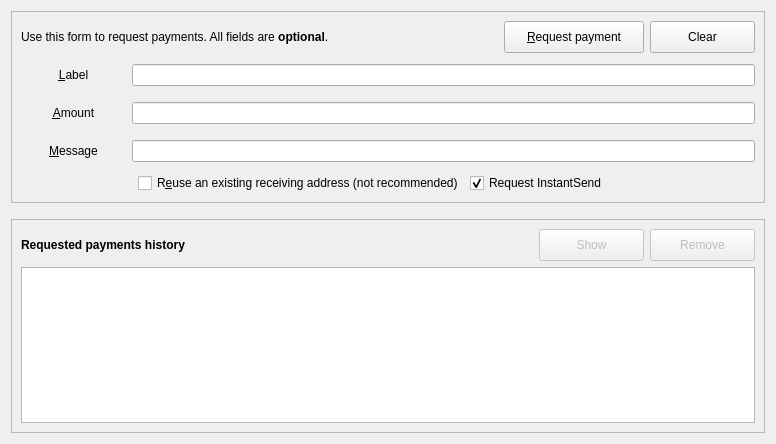
<?xml version="1.0" encoding="UTF-8"?>
<ui version="4.0">
 <class>ReceiveCoinsDialog</class>
 <widget class="QWidget" name="ReceiveCoinsDialog">
  <property name="geometry">
   <rect>
    <x>0</x>
    <y>0</y>
    <width>776</width>
    <height>444</height>
   </rect>
  </property>
  <layout class="QVBoxLayout" name="verticalLayout" stretch="0,0,1">
   <item>
    <widget class="QFrame" name="frame2">
     <property name="sizePolicy">
      <sizepolicy hsizetype="Preferred" vsizetype="Expanding">
       <horstretch>0</horstretch>
       <verstretch>0</verstretch>
      </sizepolicy>
     </property>
     <property name="frameShape">
      <enum>QFrame::StyledPanel</enum>
     </property>
     <property name="frameShadow">
      <enum>QFrame::Sunken</enum>
     </property>
     <layout class="QVBoxLayout" name="verticalLayout_3">
      <item>
       <layout class="QHBoxLayout" name="horizontalLayout_3">
        <item>
         <widget class="QLabel" name="label_5">
          <property name="mouseTracking">
           <bool>true</bool>
          </property>
          <property name="text">
           <string>Use this form to request payments. All fields are &lt;b&gt;optional&lt;/b&gt;.</string>
          </property>
         </widget>
        </item>
        <item>
         <spacer name="horizontalSpacer_3">
          <property name="orientation">
           <enum>Qt::Horizontal</enum>
          </property>
          <property name="sizeHint" stdset="0">
           <size>
            <width>40</width>
            <height>20</height>
           </size>
          </property>
         </spacer>
        </item>
        <item>
         <widget class="QPushButton" name="receiveButton">
          <property name="minimumSize">
           <size>
            <width>140</width>
            <height>32</height>
           </size>
          </property>
          <property name="text">
           <string>&amp;Request payment</string>
          </property>
         </widget>
        </item>
        <item>
         <widget class="QPushButton" name="clearButton">
          <property name="sizePolicy">
           <sizepolicy hsizetype="Minimum" vsizetype="Fixed">
            <horstretch>0</horstretch>
            <verstretch>0</verstretch>
           </sizepolicy>
          </property>
          <property name="minimumSize">
           <size>
            <width>105</width>
            <height>32</height>
           </size>
          </property>
          <property name="toolTip">
           <string>Clear all fields of the form.</string>
          </property>
          <property name="text">
           <string>Clear</string>
          </property>
          <property name="autoDefault">
           <bool>false</bool>
          </property>
         </widget>
        </item>
       </layout>
      </item>
      <item>
       <layout class="QGridLayout" name="gridLayout">
        <item row="4" column="0">
         <widget class="QLabel" name="label_2">
          <property name="minimumSize">
           <size>
            <width>105</width>
            <height>32</height>
           </size>
          </property>
          <property name="toolTip">
           <string>An optional label to associate with the new receiving address.</string>
          </property>
          <property name="text">
           <string>&amp;Label</string>
          </property>
          <property name="alignment">
           <set>Qt::AlignCenter</set>
          </property>
          <property name="buddy">
           <cstring>reqLabel</cstring>
          </property>
         </widget>
        </item>
        <item row="4" column="2">
         <widget class="QLineEdit" name="reqLabel">
          <property name="toolTip">
           <string>An optional label to associate with the new receiving address.</string>
          </property>
         </widget>
        </item>
        <item row="5" column="0">
         <widget class="QLabel" name="label">
          <property name="minimumSize">
           <size>
            <width>105</width>
            <height>32</height>
           </size>
          </property>
          <property name="toolTip">
           <string>An optional amount to request. Leave this empty or zero to not request a specific amount.</string>
          </property>
          <property name="text">
           <string>&amp;Amount</string>
          </property>
          <property name="alignment">
           <set>Qt::AlignCenter</set>
          </property>
          <property name="buddy">
           <cstring>reqAmount</cstring>
          </property>
         </widget>
        </item>
        <item row="6" column="0">
         <widget class="QLabel" name="label_3">
          <property name="minimumSize">
           <size>
            <width>105</width>
            <height>32</height>
           </size>
          </property>
          <property name="toolTip">
           <string>An optional message to attach to the payment request, which will be displayed when the request is opened. Note: The message will not be sent with the payment over the Soom network.</string>
          </property>
          <property name="text">
           <string>&amp;Message</string>
          </property>
          <property name="alignment">
           <set>Qt::AlignCenter</set>
          </property>
          <property name="buddy">
           <cstring>reqMessage</cstring>
          </property>
         </widget>
        </item>
        <item row="6" column="2">
         <widget class="QLineEdit" name="reqMessage">
          <property name="toolTip">
           <string>An optional message to attach to the payment request, which will be displayed when the request is opened.&lt;br&gt;Note: The message will not be sent with the payment over the Soom network.</string>
          </property>
         </widget>
        </item>
        <item row="5" column="2">
         <widget class="BitcoinAmountField" name="reqAmount">
          <property name="minimumSize">
           <size>
            <width>80</width>
            <height>0</height>
           </size>
          </property>
          <property name="toolTip">
           <string>An optional amount to request. Leave this empty or zero to not request a specific amount.</string>
          </property>
         </widget>
        </item>
       </layout>
      </item>
      <item>
       <layout class="QHBoxLayout" name="horizontalLayout">
        <item>
         <widget class="QLabel" name="label_5">
          <property name="minimumSize">
           <size>
            <width>0</width>
            <height>0</height>
           </size>
          </property>
          <property name="maximumSize">
           <size>
            <width>111</width>
            <height>32</height>
           </size>
          </property>
          <property name="mouseTracking">
           <bool>true</bool>
          </property>
          <property name="text">
           <string>&lt;html&gt;&lt;head/&gt;&lt;body&gt;&lt;p/&gt;&lt;/body&gt;&lt;/html&gt;</string>
          </property>
         </widget>
        </item>
        <item>
         <widget class="QCheckBox" name="reuseAddress">
          <property name="toolTip">
           <string>Reuse one of the previously used receiving addresses.&lt;br&gt;Reusing addresses has security and privacy issues.&lt;br&gt;Do not use this unless re-generating a payment request made before.</string>
          </property>
          <property name="text">
           <string>R&amp;euse an existing receiving address (not recommended)</string>
          </property>
         </widget>
        </item>
        <item>
         <widget class="QCheckBox" name="checkUseInstantSend">
          <property name="text">
           <string>Request InstantSend</string>
          </property>
          <property name="checked">
           <bool>true</bool>
          </property>
         </widget>
        </item>
       </layout>
      </item>
     </layout>
    </widget>
   </item>
   <item>
    <spacer name="verticalSpacer_2">
     <property name="orientation">
      <enum>Qt::Vertical</enum>
     </property>
     <property name="sizeHint" stdset="0">
      <size>
       <width>20</width>
       <height>10</height>
      </size>
     </property>
    </spacer>
   </item>
   <item>
    <widget class="QFrame" name="frame">
     <property name="sizePolicy">
      <sizepolicy hsizetype="Preferred" vsizetype="Expanding">
       <horstretch>0</horstretch>
       <verstretch>0</verstretch>
      </sizepolicy>
     </property>
     <property name="frameShape">
      <enum>QFrame::StyledPanel</enum>
     </property>
     <property name="frameShadow">
      <enum>QFrame::Raised</enum>
     </property>
     <layout class="QVBoxLayout" name="verticalLayout_2">
      <item>
       <layout class="QHBoxLayout" name="horizontalLayout_2">
        <item>
         <widget class="QLabel" name="label_6">
          <property name="minimumSize">
           <size>
            <width>0</width>
            <height>0</height>
           </size>
          </property>
          <property name="maximumSize">
           <size>
            <width>16777215</width>
            <height>16777215</height>
           </size>
          </property>
          <property name="font">
           <font>
            <weight>75</weight>
            <bold>true</bold>
           </font>
          </property>
          <property name="text">
           <string>Requested payments history</string>
          </property>
         </widget>
        </item>
        <item>
         <spacer name="horizontalSpacer_2">
          <property name="orientation">
           <enum>Qt::Horizontal</enum>
          </property>
          <property name="sizeHint" stdset="0">
           <size>
            <width>40</width>
            <height>20</height>
           </size>
          </property>
         </spacer>
        </item>
        <item>
         <widget class="QPushButton" name="showRequestButton">
          <property name="enabled">
           <bool>false</bool>
          </property>
          <property name="minimumSize">
           <size>
            <width>105</width>
            <height>32</height>
           </size>
          </property>
          <property name="toolTip">
           <string>Show the selected request (does the same as double clicking an entry)</string>
          </property>
          <property name="text">
           <string>Show</string>
          </property>
          <property name="autoDefault">
           <bool>false</bool>
          </property>
         </widget>
        </item>
        <item>
         <widget class="QPushButton" name="removeRequestButton">
          <property name="enabled">
           <bool>false</bool>
          </property>
          <property name="minimumSize">
           <size>
            <width>105</width>
            <height>32</height>
           </size>
          </property>
          <property name="toolTip">
           <string>Remove the selected entries from the list</string>
          </property>
          <property name="text">
           <string>Remove</string>
          </property>
          <property name="autoDefault">
           <bool>false</bool>
          </property>
         </widget>
        </item>
       </layout>
      </item>
      <item>
       <widget class="QTableView" name="recentRequestsView">
        <property name="contextMenuPolicy">
         <enum>Qt::CustomContextMenu</enum>
        </property>
        <property name="tabKeyNavigation">
         <bool>false</bool>
        </property>
        <property name="sortingEnabled">
         <bool>true</bool>
        </property>
       </widget>
      </item>
     </layout>
    </widget>
   </item>
  </layout>
 </widget>
 <customwidgets>
  <customwidget>
   <class>BitcoinAmountField</class>
   <extends>QLineEdit</extends>
   <header>bitcoinamountfield.h</header>
   <container>1</container>
  </customwidget>
 </customwidgets>
 <tabstops>
  <tabstop>reqLabel</tabstop>
  <tabstop>reqAmount</tabstop>
  <tabstop>reqMessage</tabstop>
 </tabstops>
 <resources>
  <include location="../soom.qrc"/>
 </resources>
 <connections/>
</ui>
